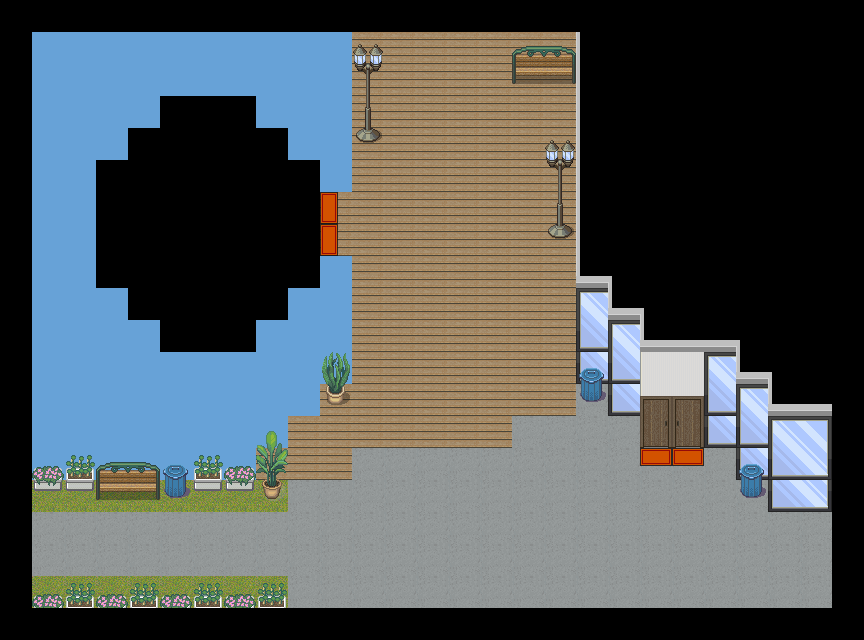

The image is a tile-based game level rendered from a .tmx file. Its description and source (layers, tilesets, objects; grid data summarised) follow:
An orthogonal 27x20 tile map with 32x32 px tiles, 5 tile layers (Layer 1, Layer 2, Doors, Blood, ...), 2 hidden layers not drawn, 2 tilesets and 4 objects (2x Exit, 2x Entry).

<map version="1.0" orientation="orthogonal" renderorder="left-down" width="27" height="20" tilewidth="32" tileheight="32" nextobjectid="5">
 <properties>
  <property name="id" type="int" value="8" />
  <property name="name" value="Outside" />
 </properties>
 <tileset firstgid="1" name="tileset2" tilewidth="32" tileheight="32" tilecount="459" columns="17">
  <image source="tileset2.png" width="544" height="864" />
 </tileset>
 <tileset firstgid="460" name="meta" tilewidth="32" tileheight="32" spacing="1" tilecount="3" columns="3">
  <image source="metaTile.png" width="98" height="32" />
  <tile id="0">
   <properties>
    <property name="collidable" type="bool" value="true" />
   </properties>
  </tile>
  <tile id="1">
   <properties>
    <property name="hidingSpot" type="bool" value="true" />
   </properties>
  </tile>
 </tileset>
 <layer name="Layer 1" width="27" height="20">
  <data>[540 cells, 313 non-empty, 14 distinct tile ids]</data>
 </layer>
 <layer name="Layer 2" width="27" height="20">
  <data>[540 cells, 70 non-empty, 17 distinct tile ids]</data>
 </layer>
 <layer name="Doors" width="27" height="20">
  <data>[540 cells, 9 non-empty, 5 distinct tile ids]</data>
 </layer>
 <layer name="Blood" width="27" height="20">
  <data>[540 cells, 4 non-empty, 4 distinct tile ids]</data>
 </layer>
 <layer name="Over Player" width="27" height="20">
  <data>[540 cells, 10 non-empty, 7 distinct tile ids]</data>
 </layer>
 <layer name="Collision" width="27" height="20" visible="0">
  <data>[540 cells, 89 non-empty, 1 distinct tile ids]</data>
 </layer>
 <layer name="HidingSpot" width="27" height="20" visible="0">
  <data>[540 cells, 1 non-empty, 1 distinct tile ids]</data>
 </layer>
 <objectgroup name="Transition">
  <object id="1" name="toMainFoyer" type="Exit" x="640" y="416" width="64" height="32">
   <properties>
    <property name="connectedRoomId" type="int" value="0" />
    <property name="direction" value="NORTH" />
   </properties>
  </object>
  <object id="2" name="toPod" type="Exit" x="288" y="192" width="32" height="64">
   <properties>
    <property name="connectedRoomId" type="int" value="9" />
    <property name="direction" value="WEST" />
   </properties>
  </object>
  <object id="3" name="fromPod" type="Entry" x="320" y="192" width="32" height="64">
   <properties>
    <property name="connectedRoomId" type="int" value="9" />
    <property name="direction" value="EAST" />
   </properties>
  </object>
  <object id="4" name="fromMainFoyer" type="Entry" x="640" y="448" width="64" height="32">
   <properties>
    <property name="connectedRoomId" type="int" value="0" />
    <property name="direction" value="SOUTH" />
   </properties>
  </object>
 </objectgroup>
</map>